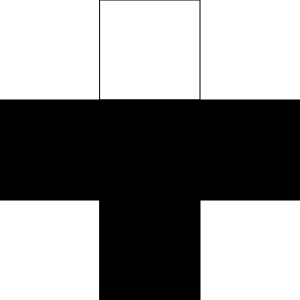
Frame 1 (no input)
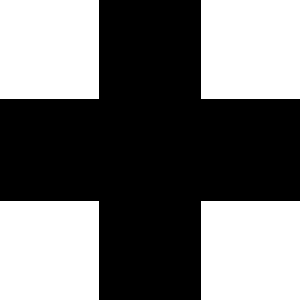
Frame 60 (no input)
Frame 120 (the mouse pressed at the canvas centre since frame 60): identical to frame 60, image omitted

The p5.js sketch that drew these frames (run headless with seeded random() and noise() and a simulated clock; from frame 60 on, the mouse is pressed at the canvas centre):

// p5.js sketch
// ── sketch.js
function setup() {
    createCanvas(300,300);
}

function draw() {
   square(100,0,100) 
   fill(0,0,0);
   square(100,100,100);
   square(0,100,100);
   square(200,100,100);
   square(100,200,100);
}
